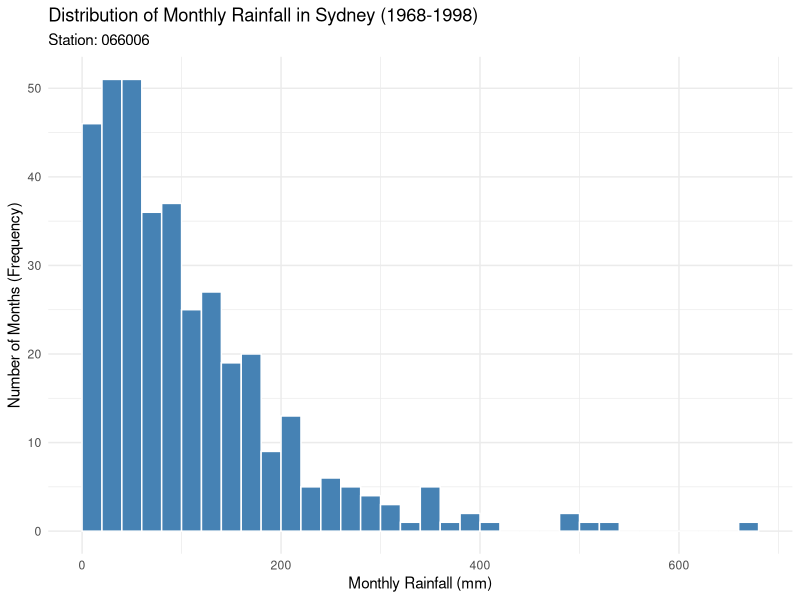
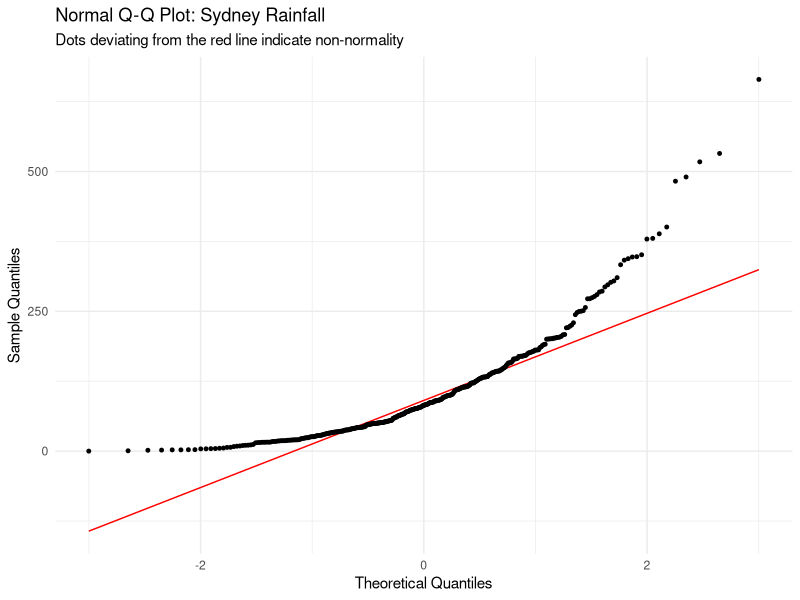

Generate these figures, in order, with R:

setwd("D:/硕士/阿德莱德/data/悉尼降雨量monthly")

library(ggplot2)

raw_data <- read.csv("raw_sydney_rainfall_1885_latest.csv", header = TRUE)


temp_data <- raw_data[, c(3, 4, 5)]
colnames(temp_data) <- c("Year", "Month", "Rainfall")

temp_data$Year <- as.numeric(as.character(temp_data$Year))
temp_data$Rainfall <- as.numeric(as.character(temp_data$Rainfall))

master_data <- subset(temp_data, Year >= 1968 & Year <= 1998)
master_data <- na.omit(master_data)

write.csv(master_data, "sydney_rainfall_1968_1998.csv", row.names = FALSE)

ggplot(master_data, aes(x = Rainfall)) +
  geom_histogram(binwidth = 20, fill = "steelblue", color = "white", boundary = 0) +
  labs(title = "Distribution of Monthly Rainfall in Sydney (1968-1998)",
       subtitle = "Station: 066006",
       x = "Monthly Rainfall (mm)",
       y = "Number of Months (Frequency)") +
  theme_minimal()

summary(master_data$Rainfall)


ggplot(master_data, aes(sample = Rainfall)) +   
  stat_qq_line(distribution = stats::qnorm, color = "red") +   
  stat_qq(distribution = stats::qnorm, size = 1) +   
  labs(title = "Normal Q-Q Plot: Sydney Rainfall",
       subtitle = "Dots deviating from the red line indicate non-normality",
       x = "Theoretical Quantiles", 
       y = "Sample Quantiles") +   
  theme_minimal()

wilcox_result <- wilcox.test(master_data$Rainfall, mu = 100)

print(wilcox_result)
